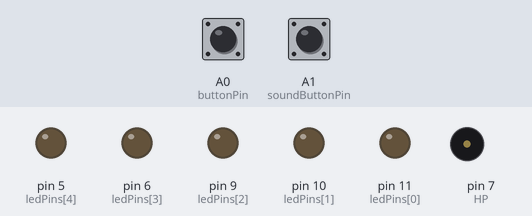
Simulated run of this sketch. Board: Arduino Uno, built with avr-gcc and run on an emulated ATmega328P. Parts: output pins drawn as LEDs (lit = HIGH), buzzer (waves = sounding). Dashed ring = blinking. The test bench sets the inputs (shaded band); at power-on: A0 (buttonPin) LOW, A1 (soundButtonPin) LOW. Random numbers use the default seed unless the sketch sets one.

Above: at 1.2 s.
1.3 s: A0 (buttonPin) pulled HIGH for 0.15 s
At 1.55 s:
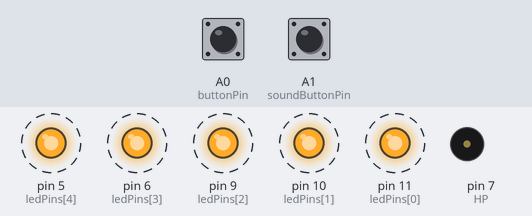
4.3 s: A1 (soundButtonPin) pulled HIGH for 0.15 s
At 5.7 s:
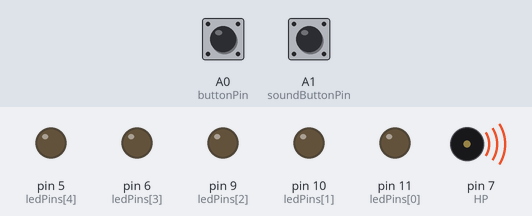
7.4 s: A0 (buttonPin) pulled HIGH for 1 s
11.4 s: A1 (soundButtonPin) pulled HIGH for 1 s
Timing chart, 0 to 16.4 s (numbered marks = the images above; inputs shaded):
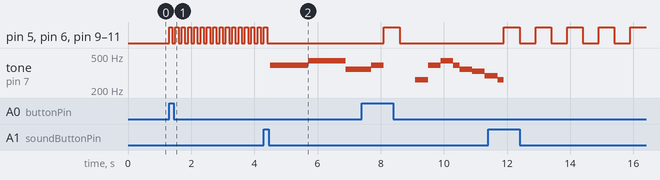

Measured:
- after the input at 1.3 s, pin 5 (ledPins[4]), pin 6 (ledPins[3]), pin 9 (ledPins[2]), pin 10 (ledPins[1]), pin 11 (ledPins[0]): alternates HIGH for 0.10 s and LOW for 0.10 s, starting at once
- after the input at 4.3 s, tone on pin 7 (HP): silent → 392 Hz after 0.20 s, → 440 Hz 1.2 s later, → 349 Hz 1.2 s later

The sketch:

ProgrammeArduinoSapin.ino
```cpp
// Définition des broches utilisées
const int buttonPin = A0;               // Premier bouton (pour les lumières)
const int soundButtonPin = A1;          // Deuxième bouton (pour le son)
const int ledPins[] = {11, 10, 9, 6, 5}; // Broches auxquelles les LED sont connectées
const int numLeds = sizeof(ledPins) / sizeof(ledPins[0]); // Calcul automatique du nombre de LED
const int HP = 7;                        // Broche du haut-parleur (enceinte)

// Variables pour mémoriser l'état des boutons
int buttonState = 0;
int lastButtonState = 0;
int soundButtonState = 0;
int lastSoundButtonState = 0;

// Variables de contrôle
int mode = 0;               // Mode de clignotement des lumières
bool lightsOn = false;      // État des lumières (non utilisé directement ici)
bool soundOn = false;       // État des enceintes (ON/OFF)
int melodyIndex = 0;        // Mélodie actuelle à jouer

void setup() {
  // Déclaration des broches des LED comme sorties
  for (int i = 0; i < numLeds; i++) {
    pinMode(ledPins[i], OUTPUT);
  }

  // Déclaration des boutons comme entrées
  pinMode(buttonPin, INPUT);
  pinMode(soundButtonPin, INPUT);

  // Déclaration de la broche du haut-parleur comme sortie
  pinMode(HP, OUTPUT);

  // Éteindre les lumières et le son au démarrage
  eteindreToutesLesLumiere();
  noTone(HP);
}

void loop() {
  // Lecture de l'état actuel des deux boutons
  int reading = digitalRead(buttonPin);
  int soundButtonReading = digitalRead(soundButtonPin);

  // Gestion du bouton des lumières
  if (reading != lastButtonState) {
    if (reading == HIGH) {
      // Passage au mode suivant (6 modes, retour à 0 après 5)
      mode = (mode + 1) % 6;
      if (mode == 0) {
        eteindreToutesLesLumiere(); // Mode 0 = tout éteindre
      }
    }
  }

  // Gestion du bouton du son
  if (soundButtonReading != lastSoundButtonState) {
    if (soundButtonReading == HIGH) {
      soundOn = !soundOn; // Bascule ON/OFF
      if (!soundOn) {
        noTone(HP); // Si OFF, on coupe le son
      }
    }
  }

  // Gestion des effets lumineux selon le mode sélectionné
  switch (mode) {
    case 0:
      eteindreToutesLesLumiere(); break;
    case 1:
      clignoterLumiere(100); break;
    case 2:
      clignoterLumiere(500); break;
    case 3:
      clignoterLumiere(1000); break;
    case 4:
      clignotementAleatoire(); break;
    case 5:
      variationIntensite(); break;
  }

  // Si le son est activé, jouer la mélodie
  if (soundOn) {
    jouerMelodie();
  }

  // Mise à jour des derniers états des boutons
  lastButtonState = reading;
  lastSoundButtonState = soundButtonReading;
}

// Fonction pour allumer toutes les LED
void allumerToutesLesLumiere() {
  for (int i = 0; i < numLeds; i++) {
    digitalWrite(ledPins[i], HIGH);
  }
}

// Fonction pour éteindre toutes les LED
void eteindreToutesLesLumiere() {
  for (int i = 0; i < numLeds; i++) {
    digitalWrite(ledPins[i], LOW);
  }
}

// Fonction pour faire clignoter toutes les LED avec un délai donné
void clignoterLumiere(int delai) {
  for (int i = 0; i < numLeds; i++) {
    digitalWrite(ledPins[i], HIGH);
  }
  delay(delai);
  for (int i = 0; i < numLeds; i++) {
    digitalWrite(ledPins[i], LOW);
  }
  delay(delai);
}

// Fonction pour clignoter les LED de manière aléatoire
void clignotementAleatoire() {
  for (int i = 0; i < numLeds; i++) {
    digitalWrite(ledPins[i], random(2)); // random(2) = 0 ou 1
  }
  delay(100);
}

// Fonction pour varier l’intensité lumineuse des LED
void variationIntensite() {
  for (int i = 0; i < numLeds; i++) {
    analogWrite(ledPins[i], random(255)); // Valeur aléatoire entre 0 et 255
  }
  delay(100);
}

// Fonction pour jouer une mélodie différente selon l’index
void jouerMelodie() {
  switch (melodyIndex) {
    case 0: // Mélodie 1 : Petit Papa Noël
      tone(HP, 392, 400); delay(400); // Sol
      tone(HP, 392, 400); delay(400);
      tone(HP, 392, 400); delay(400);
      tone(HP, 440, 400); delay(400); // La
      tone(HP, 440, 400); delay(400);
      tone(HP, 440, 400); delay(400);
      tone(HP, 349, 400); delay(400); // Fa
      tone(HP, 349, 400); delay(400);
      tone(HP, 392, 400); delay(400); // Sol
      break;

    case 1: // Mélodie 2 : Douce Nuit
      tone(HP, 262, 1000); delay(200); // Do
      tone(HP, 262, 1000); delay(200);
      tone(HP, 392, 1000); delay(200); // Sol
      tone(HP, 392, 1000); delay(200);
      tone(HP, 440, 1000); delay(200); // La
      tone(HP, 440, 1000); delay(200);
      tone(HP, 392, 1000); delay(200); // Sol
      tone(HP, 349, 1000); delay(200); // Fa
      tone(HP, 349, 1000); delay(200);
      tone(HP, 330, 1000); delay(200); // Mi
      tone(HP, 330, 1000); delay(200);
      tone(HP, 294, 1000); delay(200); // Ré
      tone(HP, 294, 1000); delay(200);
      tone(HP, 262, 1000); delay(200); // Do
      break;

    case 2: // Mélodie 3 : Vive le vent
      tone(HP, 392, 500); delay(500); // Sol
      tone(HP, 392, 500); delay(500);
      tone(HP, 440, 500); delay(500); // La
      tone(HP, 440, 500); delay(500);
      tone(HP, 523, 500); delay(500); // Do
      tone(HP, 523, 500); delay(500);
      tone(HP, 440, 500); delay(500); // La
      tone(HP, 392, 500); delay(500); // Sol
      tone(HP, 392, 500); delay(500);
      tone(HP, 392, 500); delay(500);
      tone(HP, 440, 500); delay(500); // La
      tone(HP, 440, 500); delay(500);
      tone(HP, 523, 500); delay(500); // Do
      break;
  }

  // Passer à la mélodie suivante
  melodyIndex = (melodyIndex + 1) % 3;
}
```
